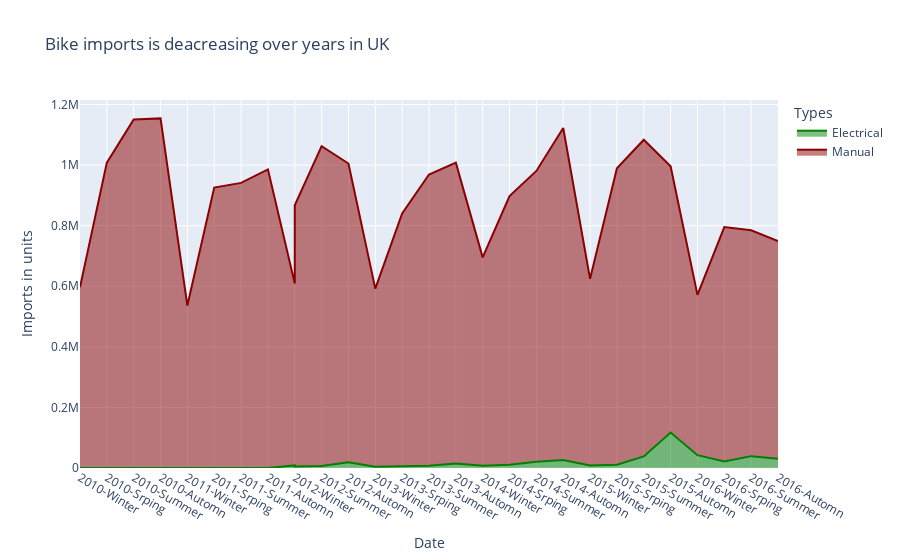

The notebook cell saved with this chart:
### Code cell
df = px.data.gapminder()
fig = px.area(data, x="Month-year", y="value", color="Types", line_group="Types",
title="Bike imports is deacreasing over years in UK",color_discrete_sequence = ['green','darkred']
)
fig.update_layout(
    xaxis_title="Date", yaxis_title="Imports in units"
)
fig.show()

### Figure 1 — Plotly figure (JSON) as saved in the notebook; plotly's stock layout.template omitted (floating-point values rounded to 4 significant figures)
{"data": [{"fillpattern": {"shape": ""}, "hovertemplate": "Types=Electrical<br>Month-year=%{x}<br>value=%{y}<extra></extra>", "legendgroup": "Electrical", "line": {"color": "green"}, "marker": {"symbol": "circle"}, "mode": "lines", "name": "Electrical", "orientation": "v", "showlegend": true, "stackgroup": "1", "type": "scatter", "x": ["2010-Winter", "2010-Srping", "2010-Summer", "2010-Automn", "2011-Winter", "2011-Srping", "2011-Summer", "2011-Automn", "2012-Winter", "2012-Winter", "2012-Summer", "2012-Automn", "2013-Winter", "2013-Srping", "2013-Summer", "2013-Automn", "2014-Winter", "2014-Srping", "2014-Summer", "2014-Automn", "2015-Winter", "2015-Srping", "2015-Summer", "2015-Automn", "2016-Winter", "2016-Srping", "2016-Summer", "2016-Automn"], "xaxis": "x", "y": [null, null, null, null, null, null, null, null, 8647, 5014, 6871, 18784, 3914, 6826, 7501, 14744, 7284, 10647, 21006, 26705, 8421, 11049, 38207, 117320, 42364, 21392, 39169, 30230], "yaxis": "y"}, {"fillpattern": {"shape": ""}, "hovertemplate": "Types=Manual<br>Month-year=%{x}<br>value=%{y}<extra></extra>", "legendgroup": "Manual", "line": {"color": "darkred"}, "marker": {"symbol": "circle"}, "mode": "lines", "name": "Manual", "orientation": "v", "showlegend": true, "stackgroup": "1", "type": "scatter", "x": ["2010-Winter", "2010-Srping", "2010-Summer", "2010-Automn", "2011-Winter", "2011-Srping", "2011-Summer", "2011-Automn", "2012-Winter", "2012-Winter", "2012-Summer", "2012-Automn", "2013-Winter", "2013-Srping", "2013-Summer", "2013-Automn", "2014-Winter", "2014-Srping", "2014-Summer", "2014-Automn", "2015-Winter", "2015-Srping", "2015-Summer", "2015-Automn", "2016-Winter", "2016-Srping", "2016-Summer", "2016-Automn"], "xaxis": "x", "y": [596461, 1008193, 1150913, 1154239, 536364, 925835, 941338, 985975, 600722, 862344, 1055922, 986445, 588324, 833512, 961435, 993234, 688177, 887023, 959767, 1095899, 616069, 978284, 1045568, 878595, 529218, 774019, 745763, 719043], "yaxis": "y"}], "layout": {"legend": {"title": {"text": "Types"}, "tracegroupgap": 0}, "title": {"text": "Bike imports is deacreasing over years in UK"}, "xaxis": {"anchor": "y", "domain": [0, 1], "title": {"text": "Date"}}, "yaxis": {"anchor": "x", "domain": [0, 1], "title": {"text": "Imports in units"}}}}
